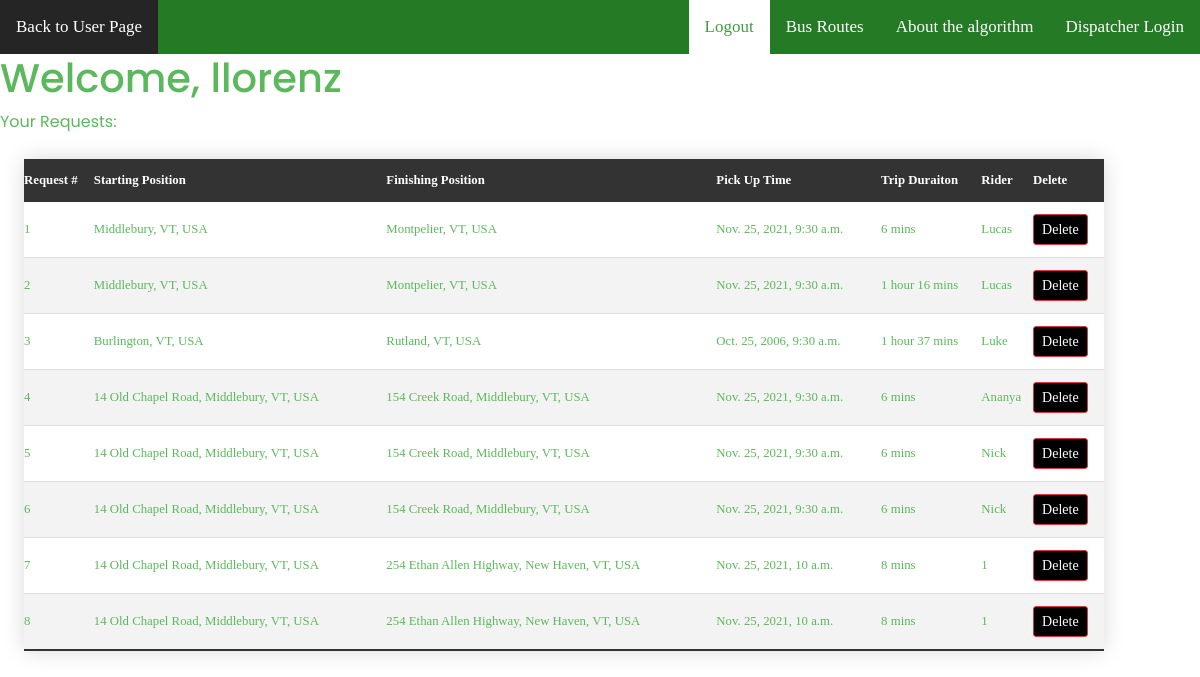
Before: /website/UserRequestPage.html (signed in) with the older database file.
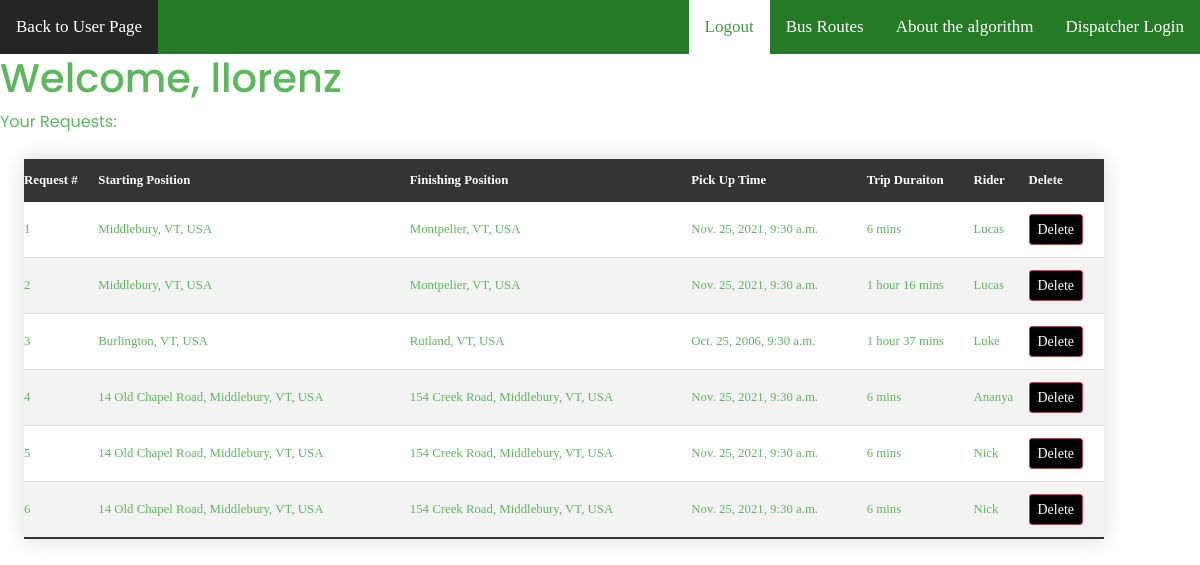
After: the same page with the newer database file.
### website/models.py (models this page shows)
class Ride(models.Model):
    origin = models.CharField(max_length=100)
    destination = models.CharField(max_length=100)
    rider_name = models.CharField(default="", max_length=64)
    contact_number = models.CharField(default="", max_length=30)
    user_name = models.ForeignKey(User, default=User, on_delete=models.CASCADE)
    time = models.DateTimeField(default=datetime.now,blank=True)
    trip_duration = models.CharField(default="", max_length=30)

### website/views.py (the view)
# urls.py: path("UserRequestPage.html", views.userRequestPage, name="UserRequestPage"),
def userRequestPage(request):
        return render(request, "website/UserRequestPage.html", {
            "Rides" : Ride.objects.all()
        })

### website/templates/website/UserRequestPage.html (shortened to what this page needs)
<!DOCTYPE html>
<html>
    <head>
        {% load static %}
    <link  rel="stylesheet" href="{% static 'bootstrap.min.css' %}">
    <link rel="stylesheet" href="{% static 'style.css' %}">
    <link rel="stylesheet" href="{% static 'barStyle.css'%}">
    </head>
    <body>
    <div class="bar">
        <a class="title" href="/website/UserPage.html">Back to User Page</a>
        <a href="/website/DispatcherLogin.html">Dispatcher Login</a>
        <a href="/website/aboutAlg.html">About the algorithm</a>
        <a href="/website/busRoutes.html">Bus Routes</a>
        <a class ="active" href="/users/login.html">Logout</a>
    </div>
    <h1>Welcome, {{ request.user }}</h1>
    Your Requests:
    <table class = "tableContent" id="table">
        <thead>
            <th>Request #</th>
            <th>Starting Position</th>
            <th>Finishing Position</th>
            <th>Pick Up Time</th>
            <th>Trip Duraiton</th>
            <th>Rider</th>
            <th>Delete</th>
        </thead>
        {% for Ride in Rides %}
        {% ifequal Ride.user_name request.user %}
    <tr>
        <td></td>
        <td>{{ Ride.origin }}</td>
        <td>{{ Ride.destination }}</td>
        <td>{{ Ride.time }}</td>
        <td>{{ Ride.trip_duration }}</td>
        <td>{{ Ride.rider_name }}</td>
        <td><a href="{% url 'delete_post' pk=Ride.pk%}" class="btn btn-danger btn-sm" role="button" aria-pressed="true" >Delete</a></td>
    </tr>
        {% endifequal %}
    {% endfor %}
    </table>
    </body>

Changed rows visible on the page:
removed Ride: origin "14 Old Chapel Road, Middlebury, VT, USA", destination "254 Ethan Allen Highway, New Haven, VT, USA", time "Nov. 25, 2021, 10 a.m.", trip_duration "8 mins", rider_name "1"
removed Ride: origin "14 Old Chapel Road, Middlebury, VT, USA", destination "254 Ethan Allen Highway, New Haven, VT, USA", time "Nov. 25, 2021, 10 a.m.", trip_duration "8 mins", rider_name "1"
